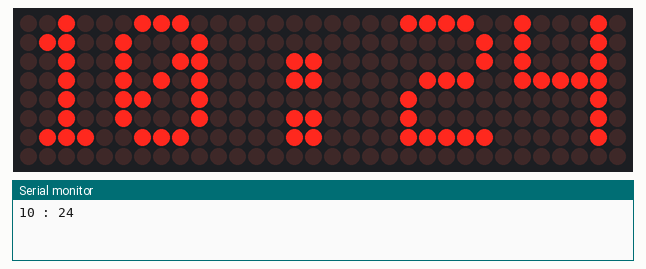
This sketch was run on a simulated ESP8266 (NodeMCU). Parts: 32×8 LED matrix, the last lines printed to the serial monitor. The local clock reads 2024-03-15 10:24:30 at power-on unless the sketch sets it.

Above: at 1.1 s.
At 30.1 s:
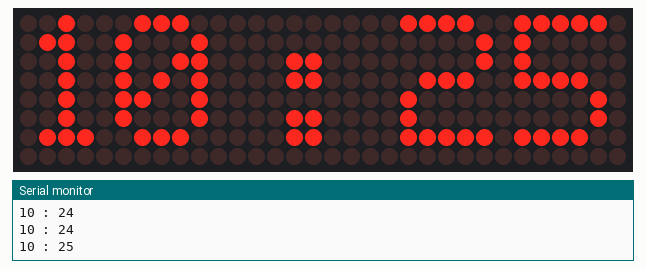
At 90.1 s:
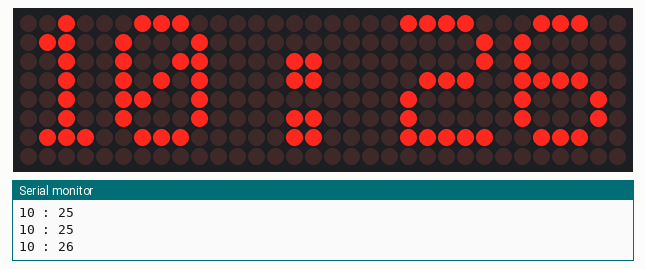

Measured:
- what the display in image 0 shows lasts 28.9 s, from 1.1 s to 30.0 s
- what the display in image 1 shows lasts 60.0 s, from 30.0 s to 90.0 s

The sketch:

Jam_digital.ino
```cpp
#include <Wire.h>
#include <RTClib.h>
#include <MD_Parola.h>
#include <MD_MAX72xx.h>
#include <SPI.h>

// Konfigurasi hardware MAX7219
#define HARDWARE_TYPE MD_MAX72XX::FC16_HW
#define MAX_DEVICES 4  // Jumlah panel 8x8

#define DATA_PIN  D8
#define CLK_PIN   D5
#define CS_PIN    D7

// Objek display & RTC
MD_Parola display = MD_Parola(HARDWARE_TYPE, DATA_PIN, CLK_PIN, CS_PIN, MAX_DEVICES);
RTC_DS1307 rtc;

void setup() {
  Serial.begin(115200);
  Wire.begin(D2, D1);  // SDA = D2 (GPIO4), SCL = D1 (GPIO5)

  // Inisialisasi RTC
  if (!rtc.begin()) {
    Serial.println("RTC tidak terdeteksi!");
    while (1);
  }

  if (!rtc.isrunning()) {
    Serial.println("RTC tidak berjalan. Menyetel waktu ke waktu kompilasi.");
    rtc.adjust(DateTime(F(__DATE__), F(__TIME__)));
  }

  // Inisialisasi Display
  display.begin();
  display.setIntensity(5);       // kecerahan (0-15)
  display.setTextAlignment(PA_CENTER);
  display.displayClear();
}

void loop() {
  static unsigned long lastUpdate = 0;
  unsigned long nowMillis = millis();

  if (nowMillis - lastUpdate >= 1000) {
    lastUpdate = nowMillis;

    DateTime now = rtc.now();
    char waktu[6]; // Format HH:MM
    sprintf(waktu, "%02d : %02d", now.hour(), now.minute());

    Serial.println(waktu);  // Debug di Serial Monitor

    display.displayClear();
    display.displayText(waktu, PA_CENTER, 100, 1000, PA_PRINT, PA_NO_EFFECT);
  }

  if (display.displayAnimate()) {
    display.displayReset();
  }
}
```
